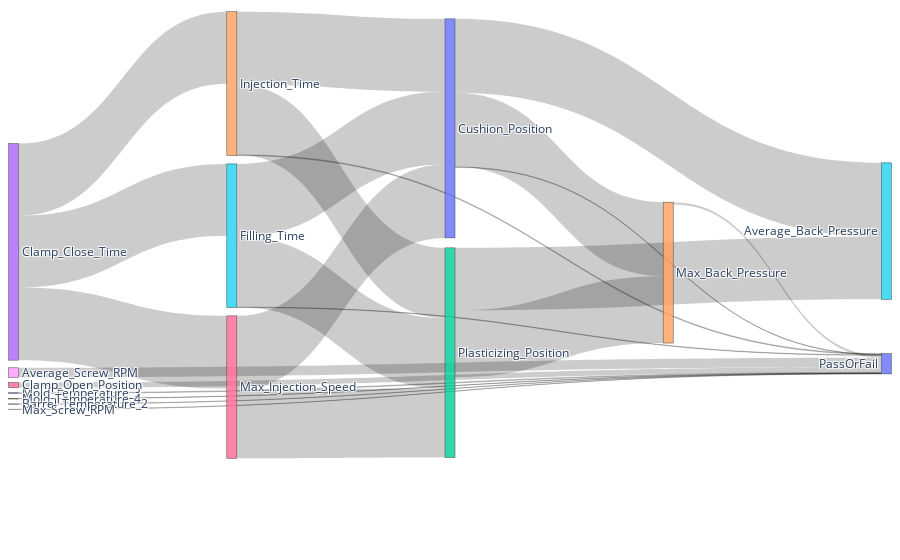

Notebook cell for this chart:
### Markdown cell above
Type1

### Code cell
y_shap_abs_min = 0.001
between_step_corr_min = 0.8
show_causation_chart(type1_relations, y_shap_abs_min, between_step_corr_min)

### Figure 1 — Plotly figure (JSON) as saved in the notebook; plotly's stock layout.template omitted (floating-point values rounded to 4 significant figures)
{"data": [{"link": {"label": ["real value : -0.97", "real value : -0.968", "real value : 0.98", "real value : -0.982", "real value : 0.946", "real value : -0.98", "real value : 0.948", "real value : 0.989", "real value : -0.931", "real value : 0.997", "real value : 0.997", "real value : -0.901", "real value : -0.842", "real value : 0.009", "real value : 0.004", "real value : 0.011", "real value : 0.007", "real value : 0.007", "real value : 0.032", "real value : 0.069", "real value : 0.003", "real value : 0.004", "real value : 0.127"], "source": [13, 13, 13, 14, 14, 15, 15, 16, 16, 20, 20, 22, 22, 3, 4, 14, 15, 20, 24, 26, 7, 17, 18], "target": [14, 15, 16, 20, 22, 20, 22, 20, 22, 24, 25, 24, 25, 0, 0, 0, 0, 0, 0, 0, 0, 0, 0], "value": [97.01, 96.84, 97.95, 98.18, 94.65, 98.05, 94.84, 98.89, 93.11, 99.7, 99.69, 90.13, 84.16, 0.9299, 0.4162, 1.05, 0.6599, 0.662, 3.171, 6.946, 0.324, 0.4084, 12.73]}, "node": {"label": ["PassOrFail", "Plasticizing_Time", "Hopper_Temperature", "Mold_Temperature_3", "Mold_Temperature_4", "Cycle_Time", "Barrel_Temperature_1", "Barrel_Temperature_2", "Barrel_Temperature_3", "Barrel_Temperature_4", "Barrel_Temperature_5", "Barrel_Temperature_6", "Barrel_Temperature_7", "Clamp_Close_Time", "Injection_Time", "Filling_Time", "Max_Injection_Speed", "Max_Screw_RPM", "Average_Screw_RPM", "Max_Injection_Pressure", "Cushion_Position", "Switch_Over_Position", "Plasticizing_Position", "Max_Switch_Over_Pressure", "Max_Back_Pressure", "Average_Back_Pressure", "Clamp_Open_Position"], "line": {"width": 0.5}, "pad": 10, "thickness": 10, "x": [0.9959, 0.004122, 0.004122, 0.004122, 0.004122, 0.2521, 0.2521, 0.2521, 0.004122, 0.004122, 0.5, 0.5, 0.7479, 0.9959, 0.004122], "y": [0.7862, 0.8513, 0.8637, 0.8756, 0.5375, 0.1635, 0.5016, 0.838, 0.8874, 0.8056, 0.2631, 0.7616, 0.5836, 0.4913, 0.8334]}, "type": "sankey", "uid": "e29f9b2f-d81f-44b5-8058-aaa505f746c8", "valueformat": ".3r"}], "layout": {"autosize": true, "margin": {"b": 100, "l": 10, "r": 10, "t": 10}}}
